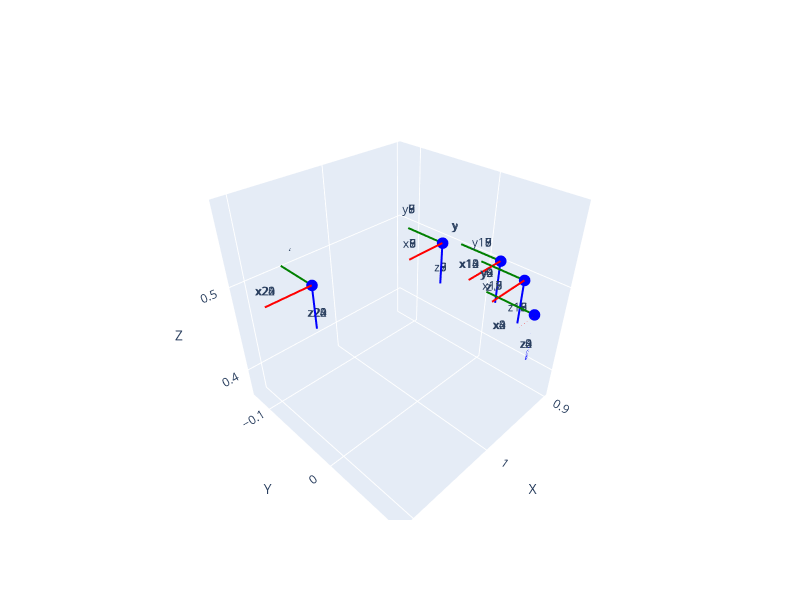

This figure's notebook cell:
### Code cell
def plot_poses(poses, scale=0.05, axis_labels=True, ax=None, figsize=(8, 6)):
    """
    Visualize 4x4 pose matrices as coordinate frames using Plotly.
    - poses: single 4x4 array or iterable/array of shape (N,4,4)
    - scale: length of drawn axes
    - axis_labels: annotate axes ('x','y','z') for each pose
    - ax: ignored (kept for compatibility)
    Returns the plotly Figure.
    """
    poses = np.asarray(poses)
    if poses.ndim == 2 and poses.shape == (4, 4):
        poses = poses[None, ...]
    assert poses.ndim == 3 and poses.shape[1:] == (4, 4), "poses must be (N,4,4) or (4,4)"

    fig = go.Figure()
    all_points = []

    for i, pose in enumerate(poses):
        t = pose[:3, 3]
        R = pose[:3, :3]
        for vec, color, lbl in zip(R.T, ("red", "green", "blue"), ("x", "y", "z")):
            end = t + vec * scale
            line = np.vstack([t, end])
            fig.add_trace(go.Scatter3d(
                x=line[:, 0], y=line[:, 1], z=line[:, 2],
                mode="lines", line=dict(color=color, width=4), showlegend=False
            ))
            fig.add_trace(go.Scatter3d(
                x=[t[0]], y=[t[1]], z=[t[2]],
                mode="markers", marker=dict(color=color, size=4), showlegend=False
            ))
            if axis_labels:
                fig.add_trace(go.Scatter3d(
                    x=[end[0]], y=[end[1]], z=[end[2]],
                    mode="text", text=[f"{lbl}{i}"], textposition="top center",
                    showlegend=False
                ))
        all_points.extend([t, t + R[:, 0] * scale, t + R[:, 1] * scale, t + R[:, 2] * scale])

    all_points = np.vstack(all_points)
    mins = all_points.min(axis=0)
    maxs = all_points.max(axis=0)
    centers = 0.5 * (mins + maxs)
    radius = (maxs - mins).max() / 2.0

    fig.update_layout(
        scene=dict(
            xaxis=dict(title="X", range=[centers[0] - radius, centers[0] + radius]),
            yaxis=dict(title="Y", range=[centers[1] - radius, centers[1] + radius]),
            zaxis=dict(title="Z", range=[centers[2] - radius, centers[2] + radius]),
        ),
        width=figsize[0] * 100,
        height=figsize[1] * 100,
    )
    # fig.show()
    return fig

plot_poses(np.stack(data["pose"].values))

### Figure 1 — Plotly figure (JSON) as saved in the notebook; plotly's stock layout.template omitted (floating-point values rounded to 4 significant figures)
{"data": [{"line": {"color": "red", "width": 4}, "mode": "lines", "showlegend": false, "type": "scatter3d", "x": [0.9557, 1.006], "y": [0.08965, 0.08965], "z": [0.5, 0.5]}, {"marker": {"color": "red", "size": 4}, "mode": "markers", "showlegend": false, "type": "scatter3d", "x": [0.9557], "y": [0.08965], "z": [0.5]}, {"mode": "text", "showlegend": false, "text": ["x0"], "textposition": "top center", "type": "scatter3d", "x": [1.006], "y": [0.08965], "z": [0.5]}, {"line": {"color": "green", "width": 4}, "mode": "lines", "showlegend": false, "type": "scatter3d", "x": [0.9557, 0.9557], "y": [0.08965, 0.03965], "z": [0.5, 0.5]}, {"marker": {"color": "green", "size": 4}, "mode": "markers", "showlegend": false, "type": "scatter3d", "x": [0.9557], "y": [0.08965], "z": [0.5]}, {"mode": "text", "showlegend": false, "text": ["y0"], "textposition": "top center", "type": "scatter3d", "x": [0.9557], "y": [0.03965], "z": [0.5]}, {"line": {"color": "blue", "width": 4}, "mode": "lines", "showlegend": false, "type": "scatter3d", "x": [0.9557, 0.9557], "y": [0.08965, 0.08965], "z": [0.5, 0.45]}, {"marker": {"color": "blue", "size": 4}, "mode": "markers", "showlegend": false, "type": "scatter3d", "x": [0.9557], "y": [0.08965], "z": [0.5]}, {"mode": "text", "showlegend": false, "text": ["z0"], "textposition": "top center", "type": "scatter3d", "x": [0.9557], "y": [0.08965], "z": [0.45]}, {"line": {"color": "red", "width": 4}, "mode": "lines", "showlegend": false, "type": "scatter3d", "x": [0.9557, 1.006], "y": [0.08965, 0.08965], "z": [0.5, 0.5]}, {"marker": {"color": "red", "size": 4}, "mode": "markers", "showlegend": false, "type": "scatter3d", "x": [0.9557], "y": [0.08965], "z": [0.5]}, {"mode": "text", "showlegend": false, "text": ["x1"], "textposition": "top center", "type": "scatter3d", "x": [1.006], "y": [0.08965], "z": [0.5]}, {"line": {"color": "green", "width": 4}, "mode": "lines", "showlegend": false, "type": "scatter3d", "x": [0.9557, 0.9557], "y": [0.08965, 0.03965], "z": [0.5, 0.5]}, {"marker": {"color": "green", "size": 4}, "mode": "markers", "showlegend": false, "type": "scatter3d", "x": [0.9557], "y": [0.08965], "z": [0.5]}, {"mode": "text", "showlegend": false, "text": ["y1"], "textposition": "top center", "type": "scatter3d", "x": [0.9557], "y": [0.03965], "z": [0.5]}, {"line": {"color": "blue", "width": 4}, "mode": "lines", "showlegend": false, "type": "scatter3d", "x": [0.9557, 0.9557], "y": [0.08965, 0.08965], "z": [0.5, 0.45]}, {"marker": {"color": "blue", "size": 4}, "mode": "markers", "showlegend": false, "type": "scatter3d", "x": [0.9557], "y": [0.08965], "z": [0.5]}, {"mode": "text", "showlegend": false, "text": ["z1"], "textposition": "top center", "type": "scatter3d", "x": [0.9557], "y": [0.08965], "z": [0.45]}, {"line": {"color": "red", "width": 4}, "mode": "lines", "showlegend": false, "type": "scatter3d", "x": [0.9557, 1.006], "y": [0.08965, 0.08965], "z": [0.5, 0.5]}, {"marker": {"color": "red", "size": 4}, "mode": "markers", "showlegend": false, "type": "scatter3d", "x": [0.9557], "y": [0.08965], "z": [0.5]}, {"mode": "text", "showlegend": false, "text": ["x2"], "textposition": "top center", "type": "scatter3d", "x": [1.006], "y": [0.08965], "z": [0.5]}, {"line": {"color": "green", "width": 4}, "mode": "lines", "showlegend": false, "type": "scatter3d", "x": [0.9557, 0.9557], "y": [0.08965, 0.03965], "z": [0.5, 0.5]}, {"marker": {"color": "green", "size": 4}, "mode": "markers", "showlegend": false, "type": "scatter3d", "x": [0.9557], "y": [0.08965], "z": [0.5]}, {"mode": "text", "showlegend": false, "text": ["y2"], "textposition": "top center", "type": "scatter3d", "x": [0.9557], "y": [0.03965], "z": [0.5]}, {"line": {"color": "blue", "width": 4}, "mode": "lines", "showlegend": false, "type": "scatter3d", "x": [0.9557, 0.9557], "y": [0.08965, 0.08965], "z": [0.5, 0.45]}, {"marker": {"color": "blue", "size": 4}, "mode": "markers", "showlegend": false, "type": "scatter3d", "x": [0.9557], "y": [0.08965], "z": [0.5]}, {"mode": "text", "showlegend": false, "text": ["z2"], "textposition": "top center", "type": "scatter3d", "x": [0.9557], "y": [0.08965], "z": [0.45]}, {"line": {"color": "red", "width": 4}, "mode": "lines", "showlegend": false, "type": "scatter3d", "x": [0.9557, 1.006], "y": [0.08965, 0.08965], "z": [0.5, 0.5]}, {"marker": {"color": "red", "size": 4}, "mode": "markers", "showlegend": false, "type": "scatter3d", "x": [0.9557], "y": [0.08965], "z": [0.5]}, {"mode": "text", "showlegend": false, "text": ["x3"], "textposition": "top center", "type": "scatter3d", "x": [1.006], "y": [0.08965], "z": [0.5]}, {"line": {"color": "green", "width": 4}, "mode": "lines", "showlegend": false, "type": "scatter3d", "x": [0.9557, 0.9557], "y": [0.08965, 0.03965], "z": [0.5, 0.5]}, {"marker": {"color": "green", "size": 4}, "mode": "markers", "showlegend": false, "type": "scatter3d", "x": [0.9557], "y": [0.08965], "z": [0.5]}, {"mode": "text", "showlegend": false, "text": ["y3"], "textposition": "top center", "type": "scatter3d", "x": [0.9557], "y": [0.03965], "z": [0.5]}, {"line": {"color": "blue", "width": 4}, "mode": "lines", "showlegend": false, "type": "scatter3d", "x": [0.9557, 0.9557], "y": [0.08965, 0.08965], "z": [0.5, 0.45]}, {"marker": {"color": "blue", "size": 4}, "mode": "markers", "showlegend": false, "type": "scatter3d", "x": [0.9557], "y": [0.08965], "z": [0.5]}, {"mode": "text", "showlegend": false, "text": ["z3"], "textposition": "top center", "type": "scatter3d", "x": [0.9557], "y": [0.08965], "z": [0.45]}, {"line": {"color": "red", "width": 4}, "mode": "lines", "showlegend": false, "type": "scatter3d", "x": [0.9557, 1.006], "y": [0.08965, 0.08965], "z": [0.5, 0.5]}, {"marker": {"color": "red", "size": 4}, "mode": "markers", "showlegend": false, "type": "scatter3d", "x": [0.9557], "y": [0.08965], "z": [0.5]}, {"mode": "text", "showlegend": false, "text": ["x4"], "textposition": "top center", "type": "scatter3d", "x": [1.006], "y": [0.08965], "z": [0.5]}, {"line": {"color": "green", "width": 4}, "mode": "lines", "showlegend": false, "type": "scatter3d", "x": [0.9557, 0.9557], "y": [0.08965, 0.03965], "z": [0.5, 0.5]}, {"marker": {"color": "green", "size": 4}, "mode": "markers", "showlegend": false, "type": "scatter3d", "x": [0.9557], "y": [0.08965], "z": [0.5]}, {"mode": "text", "showlegend": false, "text": ["y4"], "textposition": "top center", "type": "scatter3d", "x": [0.9557], "y": [0.03965], "z": [0.5]}, {"line": {"color": "blue", "width": 4}, "mode": "lines", "showlegend": false, "type": "scatter3d", "x": [0.9557, 0.9557], "y": [0.08965, 0.08965], "z": [0.5, 0.45]}, {"marker": {"color": "blue", "size": 4}, "mode": "markers", "showlegend": false, "type": "scatter3d", "x": [0.9557], "y": [0.08965], "z": [0.5]}, {"mode": "text", "showlegend": false, "text": ["z4"], "textposition": "top center", "type": "scatter3d", "x": [0.9557], "y": [0.08965], "z": [0.45]}, {"line": {"color": "red", "width": 4}, "mode": "lines", "showlegend": false, "type": "scatter3d", "x": [0.9132, 0.9632], "y": [-0.04968, -0.04968], "z": [0.5, 0.5]}, {"marker": {"color": "red", "size": 4}, "mode": "markers", "showlegend": false, "type": "scatter3d", "x": [0.9132], "y": [-0.04968], "z": [0.5]}, {"mode": "text", "showlegend": false, "text": ["x5"], "textposition": "top center", "type": "scatter3d", "x": [0.9632], "y": [-0.04968], "z": [0.5]}, {"line": {"color": "green", "width": 4}, "mode": "lines", "showlegend": false, "type": "scatter3d", "x": [0.9132, 0.9132], "y": [-0.04968, -0.09968], "z": [0.5, 0.5]}, {"marker": {"color": "green", "size": 4}, "mode": "markers", "showlegend": false, "type": "scatter3d", "x": [0.9132], "y": [-0.04968], "z": [0.5]}, {"mode": "text", "showlegend": false, "text": ["y5"], "textposition": "top center", "type": "scatter3d", "x": [0.9132], "y": [-0.09968], "z": [0.5]}, {"line": {"color": "blue", "width": 4}, "mode": "lines", "showlegend": false, "type": "scatter3d", "x": [0.9132, 0.9132], "y": [-0.04968, -0.04968], "z": [0.5, 0.45]}, {"marker": {"color": "blue", "size": 4}, "mode": "markers", "showlegend": false, "type": "scatter3d", "x": [0.9132], "y": [-0.04968], "z": [0.5]}, {"mode": "text", "showlegend": false, "text": ["z5"], "textposition": "top center", "type": "scatter3d", "x": [0.9132], "y": [-0.04968], "z": [0.45]}, {"line": {"color": "red", "width": 4}, "mode": "lines", "showlegend": false, "type": "scatter3d", "x": [0.9132, 0.9632], "y": [-0.04968, -0.04968], "z": [0.5, 0.5]}, {"marker": {"color": "red", "size": 4}, "mode": "markers", "showlegend": false, "type": "scatter3d", "x": [0.9132], "y": [-0.04968], "z": [0.5]}, {"mode": "text", "showlegend": false, "text": ["x6"], "textposition": "top center", "type": "scatter3d", "x": [0.9632], "y": [-0.04968], "z": [0.5]}, {"line": {"color": "green", "width": 4}, "mode": "lines", "showlegend": false, "type": "scatter3d", "x": [0.9132, 0.9132], "y": [-0.04968, -0.09968], "z": [0.5, 0.5]}, {"marker": {"color": "green", "size": 4}, "mode": "markers", "showlegend": false, "type": "scatter3d", "x": [0.9132], "y": [-0.04968], "z": [0.5]}, {"mode": "text", "showlegend": false, "text": ["y6"], "textposition": "top center", "type": "scatter3d", "x": [0.9132], "y": [-0.09968], "z": [0.5]}, {"line": {"color": "blue", "width": 4}, "mode": "lines", "showlegend": false, "type": "scatter3d", "x": [0.9132, 0.9132], "y": [-0.04968, -0.04968], "z": [0.5, 0.45]}, {"marker": {"color": "blue", "size": 4}, "mode": "markers", "showlegend": false, "type": "scatter3d", "x": [0.9132], "y": [-0.04968], "z": [0.5]}, {"mode": "text", "showlegend": false, "text": ["z6"], "textposition": "top center", "type": "scatter3d", "x": [0.9132], "y": [-0.04968], "z": [0.45]}, {"line": {"color": "red", "width": 4}, "mode": "lines", "showlegend": false, "type": "scatter3d", "x": [0.9132, 0.9632], "y": [-0.04968, -0.04968], "z": [0.5, 0.5]}, {"marker": {"color": "red", "size": 4}, "mode": "markers", "showlegend": false, "type": "scatter3d", "x": [0.9132], "y": [-0.04968], "z": [0.5]}, {"mode": "text", "showlegend": false, "text": ["x7"], "textposition": "top center", "type": "scatter3d", "x": [0.9632], "y": [-0.04968], "z": [0.5]}, {"line": {"color": "green", "width": 4}, "mode": "lines", "showlegend": false, "type": "scatter3d", "x": [0.9132, 0.9132], "y": [-0.04968, -0.09968], "z": [0.5, 0.5]}, {"marker": {"color": "green", "size": 4}, "mode": "markers", "showlegend": false, "type": "scatter3d", "x": [0.9132], "y": [-0.04968], "z": [0.5]}, {"mode": "text", "showlegend": false, "text": ["y7"], "textposition": "top center", "type": "scatter3d", "x": [0.9132], "y": [-0.09968], "z": [0.5]}, {"line": {"color": "blue", "width": 4}, "mode": "lines", "showlegend": false, "type": "scatter3d", "x": [0.9132, 0.9132], "y": [-0.04968, -0.04968], "z": [0.5, 0.45]}, {"marker": {"color": "blue", "size": 4}, "mode": "markers", "showlegend": false, "type": "scatter3d", "x": [0.9132], "y": [-0.04968], "z": [0.5]}, {"mode": "text", "showlegend": false, "text": ["z7"], "textposition": "top center", "type": "scatter3d", "x": [0.9132], "y": [-0.04968], "z": [0.45]}, {"line": {"color": "red", "width": 4}, "mode": "lines", "showlegend": false, "type": "scatter3d", "x": [0.9132, 0.9632], "y": [-0.04968, -0.04968], "z": [0.5, 0.5]}, {"marker": {"color": "red", "size": 4}, "mode": "markers", "showlegend": false, "type": "scatter3d", "x": [0.9132], "y": [-0.04968], "z": [0.5]}, {"mode": "text", "showlegend": false, "text": ["x8"], "textposition": "top center", "type": "scatter3d", "x": [0.9632], "y": [-0.04968], "z": [0.5]}, {"line": {"color": "green", "width": 4}, "mode": "lines", "showlegend": false, "type": "scatter3d", "x": [0.9132, 0.9132], "y": [-0.04968, -0.09968], "z": [0.5, 0.5]}, {"marker": {"color": "green", "size": 4}, "mode": "markers", "showlegend": false, "type": "scatter3d", "x": [0.9132], "y": [-0.04968], "z": [0.5]}, {"mode": "text", "showlegend": false, "text": ["y8"], "textposition": "top center", "type": "scatter3d", "x": [0.9132], "y": [-0.09968], "z": [0.5]}, {"line": {"color": "blue", "width": 4}, "mode": "lines", "showlegend": false, "type": "scatter3d", "x": [0.9132, 0.9132], "y": [-0.04968, -0.04968], "z": [0.5, 0.45]}, {"marker": {"color": "blue", "size": 4}, "mode": "markers", "showlegend": false, "type": "scatter3d", "x": [0.9132], "y": [-0.04968], "z": [0.5]}, {"mode": "text", "showlegend": false, "text": ["z8"], "textposition": "top center", "type": "scatter3d", "x": [0.9132], "y": [-0.04968], "z": [0.45]}, {"line": {"color": "red", "width": 4}, "mode": "lines", "showlegend": false, "type": "scatter3d", "x": [0.9132, 0.9632], "y": [-0.04968, -0.04968], "z": [0.5, 0.5]}, {"marker": {"color": "red", "size": 4}, "mode": "markers", "showlegend": false, "type": "scatter3d", "x": [0.9132], "y": [-0.04968], "z": [0.5]}, {"mode": "text", "showlegend": false, "text": ["x9"], "textposition": "top center", "type": "scatter3d", "x": [0.9632], "y": [-0.04968], "z": [0.5]}, {"line": {"color": "green", "width": 4}, "mode": "lines", "showlegend": false, "type": "scatter3d", "x": [0.9132, 0.9132], "y": [-0.04968, -0.09968], "z": [0.5, 0.5]}, {"marker": {"color": "green", "size": 4}, "mode": "markers", "showlegend": false, "type": "scatter3d", "x": [0.9132], "y": [-0.04968], "z": [0.5]}, {"mode": "text", "showlegend": false, "text": ["y9"], "textposition": "top center", "type": "scatter3d", "x": [0.9132], "y": [-0.09968], "z": [0.5]}, {"line": {"color": "blue", "width": 4}, "mode": "lines", "showlegend": false, "type": "scatter3d", "x": [0.9132, 0.9132], "y": [-0.04968, -0.04968], "z": [0.5, 0.45]}, {"marker": {"color": "blue", "size": 4}, "mode": "markers", "showlegend": false, "type": "scatter3d", "x": [0.9132], "y": [-0.04968], "z": [0.5]}, {"mode": "text", "showlegend": false, "text": ["z9"], "textposition": "top center", "type": "scatter3d", "x": [0.9132], "y": [-0.04968], "z": [0.45]}, {"line": {"color": "red", "width": 4}, "mode": "lines", "showlegend": false, "type": "scatter3d", "x": [0.9013, 0.9513], "y": [0.01585, 0.01585], "z": [0.5, 0.5]}, {"marker": {"color": "red", "size": 4}, "mode": "markers", "showlegend": false, "type": "scatter3d", "x": [0.9013], "y": [0.01585], "z": [0.5]}, {"mode": "text", "showlegend": false, "text": ["x10"], "textposition": "top center", "type": "scatter3d", "x": [0.9513], "y": [0.01585], "z": [0.5]}, {"line": {"color": "green", "width": 4}, "mode": "lines", "showlegend": false, "type": "scatter3d", "x": [0.9013, 0.9013], "y": [0.01585, -0.03415], "z": [0.5, 0.5]}, {"marker": {"color": "green", "size": 4}, "mode": "markers", "showlegend": false, "type": "scatter3d", "x": [0.9013], "y": [0.01585], "z": [0.5]}, {"mode": "text", "showlegend": false, "text": ["y10"], "textposition": "top center", "type": "scatter3d", "x": [0.9013], "y": [-0.03415], "z": [0.5]}, {"line": {"color": "blue", "width": 4}, "mode": "lines", "showlegend": false, "type": "scatter3d", "x": [0.9013, 0.9013], "y": [0.01585, 0.01585], "z": [0.5, 0.45]}, {"marker": {"color": "blue", "size": 4}, "mode": "markers", "showlegend": false, "type": "scatter3d", "x": [0.9013], "y": [0.01585], "z": [0.5]}, {"mode": "text", "showlegend": false, "text": ["z10"], "textposition": "top center", "type": "scatter3d", "x": [0.9013], "y": [0.01585], "z": [0.45]}, {"line": {"color": "red", "width": 4}, "mode": "lines", "showlegend": false, "type": "scatter3d", "x": [0.9013, 0.9513], "y": [0.01585, 0.01585], "z": [0.5, 0.5]}, {"marker": {"color": "red", "size": 4}, "mode": "markers", "showlegend": false, "type": "scatter3d", "x": [0.9013], "y": [0.01585], "z": [0.5]}, {"mode": "text", "showlegend": false, "text": ["x11"], "textposition": "top center", "type": "scatter3d", "x": [0.9513], "y": [0.01585], "z": [0.5]}, {"line": {"color": "green", "width": 4}, "mode": "lines", "showlegend": false, "type": "scatter3d", "x": [0.9013, 0.9013], "y": [0.01585, -0.03415], "z": [0.5, 0.5]}, {"marker": {"color": "green", "size": 4}, "mode": "markers", "showlegend": false, "type": "scatter3d", "x": [0.9013], "y": [0.01585], "z": [0.5]}, {"mode": "text", "showlegend": false, "text": ["y11"], "textposition": "top center", "type": "scatter3d", "x": [0.9013], "y": [-0.03415], "z": [0.5]}, {"line": {"color": "blue", "width": 4}, "mode": "lines", "showlegend": false, "type": "scatter3d", "x": [0.9013, 0.9013], "y": [0.01585, 0.01585], "z": [0.5, 0.45]}, {"marker": {"color": "blue", "size": 4}, "mode": "markers", "showlegend": false, "type": "scatter3d", "x": [0.9013], "y": [0.01585], "z": [0.5]}, {"mode": "text", "showlegend": false, "text": ["z11"], "textposition": "top center", "type": "scatter3d", "x": [0.9013], "y": [0.01585], "z": [0.45]}, {"line": {"color": "red", "width": 4}, "mode": "lines", "showlegend": false, "type": "scatter3d", "x": [0.9013, 0.9513], "y": [0.01585, 0.01585], "z": [0.5, 0.5]}, {"marker": {"color": "red", "size": 4}, "mode": "markers", "showlegend": false, "type": "scatter3d", "x": [0.9013], "y": [0.01585], "z": [0.5]}, {"mode": "text", "showlegend": false, "text": ["x12"], "textposition": "top center", "type": "scatter3d", "x": [0.9513], "y": [0.01585], "z": [0.5]}, {"line": {"color": "green", "width": 4}, "mode": "lines", "showlegend": false, "type": "scatter3d", "x": [0.9013, 0.9013], "y": [0.01585, -0.03415], "z": [0.5, 0.5]}, {"marker": {"color": "green", "size": 4}, "mode": "markers", "showlegend": false, "type": "scatter3d", "x": [0.9013], "y": [0.01585], "z": [0.5]}, {"mode": "text", "showlegend": false, "text": ["y12"], "textposition": "top center", "type": "scatter3d", "x": [0.9013], "y": [-0.03415], "z": [0.5]}, {"line": {"color": "blue", "width": 4}, "mode": "lines", "showlegend": false, "type": "scatter3d", "x": [0.9013, 0.9013], "y": [0.01585, 0.01585], "z": [0.5, 0.45]}, {"marker": {"color": "blue", "size": 4}, "mode": "markers", "showlegend": false, "type": "scatter3d", "x": [0.9013], "y": [0.01585], "z": [0.5]}, {"mode": "text", "showlegend": false, "text": ["z12"], "textposition": "top center", "type": "scatter3d", "x": [0.9013], "y": [0.01585], "z": [0.45]}, {"line": {"color": "red", "width": 4}, "mode": "lines", "showlegend": false, "type": "scatter3d", "x": [0.9013, 0.9513], "y": [0.01585, 0.01585], "z": [0.5, 0.5]}, {"marker": {"color": "red", "size": 4}, "mode": "markers", "showlegend": false, "type": "scatter3d", "x": [0.9013], "y": [0.01585], "z": [0.5]}, {"mode": "text", "showlegend": false, "text": ["x13"], "textposition": "top center", "type": "scatter3d", "x": [0.9513], "y": [0.01585], "z": [0.5]}, {"line": {"color": "green", "width": 4}, "mode": "lines", "showlegend": false, "type": "scatter3d", "x": [0.9013, 0.9013], "y": [0.01585, -0.03415], "z": [0.5, 0.5]}, {"marker": {"color": "green", "size": 4}, "mode": "markers", "showlegend": false, "type": "scatter3d", "x": [0.9013], "y": [0.01585], "z": [0.5]}, {"mode": "text", "showlegend": false, "text": ["y13"], "textposition": "top center", "type": "scatter3d", "x": [0.9013], "y": [-0.03415], "z": [0.5]}, {"line": {"color": "blue", "width": 4}, "mode": "lines", "showlegend": false, "type": "scatter3d", "x": [0.9013, 0.9013], "y": [0.01585, 0.01585], "z": [0.5, 0.45]}, {"marker": {"color": "blue", "size": 4}, "mode": "markers", "showlegend": false, "type": "scatter3d", "x": [0.9013], "y": [0.01585], "z": [0.5]}, {"mode": "text", "showlegend": false, "text": ["z13"], "textposition": "top center", "type": "scatter3d", "x": [0.9013], "y": [0.01585], "z": [0.45]}, {"line": {"color": "red", "width": 4}, "mode": "lines", "showlegend": false, "type": "scatter3d", "x": [0.9013, 0.9513], "y": [0.01585, 0.01585], "z": [0.5, 0.5]}, {"marker": {"color": "red", "size": 4}, "mode": "markers", "showlegend": false, "type": "scatter3d", "x": [0.9013], "y": [0.01585], "z": [0.5]}, {"mode": "text", "showlegend": false, "text": ["x14"], "textposition": "top center", "type": "scatter3d", "x": [0.9513], "y": [0.01585], "z": [0.5]}, {"line": {"color": "green", "width": 4}, "mode": "lines", "showlegend": false, "type": "scatter3d", "x": [0.9013, 0.9013], "y": [0.01585, -0.03415], "z": [0.5, 0.5]}, {"marker": {"color": "green", "size": 4}, "mode": "markers", "showlegend": false, "type": "scatter3d", "x": [0.9013], "y": [0.01585], "z": [0.5]}, {"mode": "text", "showlegend": false, "text": ["y14"], "textposition": "top center", "type": "scatter3d", "x": [0.9013], "y": [-0.03415], "z": [0.5]}, {"line": {"color": "blue", "width": 4}, "mode": "lines", "showlegend": false, "type": "scatter3d", "x": [0.9013, 0.9013], "y": [0.01585, 0.01585], "z": [0.5, 0.45]}, {"marker": {"color": "blue", "size": 4}, "mode": "markers", "showlegend": false, "type": "scatter3d", "x": [0.9013], "y": [0.01585], "z": [0.5]}, {"mode": "text", "showlegend": false, "text": ["z14"], "textposition": "top center", "type": "scatter3d", "x": [0.9013], "y": [0.01585], "z": [0.45]}, {"line": {"color": "red", "width": 4}, "mode": "lines", "showlegend": false, "type": "scatter3d", "x": [0.9151, 0.9651], "y": [0.05285, 0.05285], "z": [0.5, 0.5]}, {"marker": {"color": "red", "size": 4}, "mode": "markers", "showlegend": false, "type": "scatter3d", "x": [0.9151], "y": [0.05285], "z": [0.5]}, {"mode": "text", "showlegend": false, "text": ["x15"], "textposition": "top center", "type": "scatter3d", "x": [0.9651], "y": [0.05285], "z": [0.5]}, {"line": {"color": "green", "width": 4}, "mode": "lines", "showlegend": false, "type": "scatter3d", "x": [0.9151, 0.9151], "y": [0.05285, 0.002852], "z": [0.5, 0.5]}, {"marker": {"color": "green", "size": 4}, "mode": "markers", "showlegend": false, "type": "scatter3d", "x": [0.9151], "y": [0.05285], "z": [0.5]}, {"mode": "text", "showlegend": false, "text": ["y15"], "textposition": "top center", "type": "scatter3d", "x": [0.9151], "y": [0.002852], "z": [0.5]}, {"line": {"color": "blue", "width": 4}, "mode": "lines", "showlegend": false, "type": "scatter3d", "x": [0.9151, 0.9151], "y": [0.05285, 0.05285], "z": [0.5, 0.45]}, {"marker": {"color": "blue", "size": 4}, "mode": "markers", "showlegend": false, "type": "scatter3d", "x": [0.9151], "y": [0.05285], "z": [0.5]}, {"mode": "text", "showlegend": false, "text": ["z15"], "textposition": "top center", "type": "scatter3d", "x": [0.9151], "y": [0.05285], "z": [0.45]}, {"line": {"color": "red", "width": 4}, "mode": "lines", "showlegend": false, "type": "scatter3d", "x": [0.9151, 0.9651], "y": [0.05285, 0.05285], "z": [0.5, 0.5]}, {"marker": {"color": "red", "size": 4}, "mode": "markers", "showlegend": false, "type": "scatter3d", "x": [0.9151], "y": [0.05285], "z": [0.5]}, {"mode": "text", "showlegend": false, "text": ["x16"], "textposition": "top center", "type": "scatter3d", "x": [0.9651], "y": [0.05285], "z": [0.5]}, {"line": {"color": "green", "width": 4}, "mode": "lines", "showlegend": false, "type": "scatter3d", "x": [0.9151, 0.9151], "y": [0.05285, 0.002852], "z": [0.5, 0.5]}, {"marker": {"color": "green", "size": 4}, "mode": "markers", "showlegend": false, "type": "scatter3d", "x": [0.9151], "y": [0.05285], "z": [0.5]}, {"mode": "text", "showlegend": false, "text": ["y16"], "textposition": "top center", "type": "scatter3d", "x": [0.9151], "y": [0.002852], "z": [0.5]}, {"line": {"color": "blue", "width": 4}, "mode": "lines", "showlegend": false, "type": "scatter3d", "x": [0.9151, 0.9151], "y": [0.05285, 0.05285], "z": [0.5, 0.45]}, {"marker": {"color": "blue", "size": 4}, "mode": "markers", "showlegend": false, "type": "scatter3d", "x": [0.9151], "y": [0.05285], "z": [0.5]}, {"mode": "text", "showlegend": false, "text": ["z16"], "textposition": "top center", "type": "scatter3d", "x": [0.9151], "y": [0.05285], "z": [0.45]}, {"line": {"color": "red", "width": 4}, "mode": "lines", "showlegend": false, "type": "scatter3d", "x": [0.9151, 0.9651], "y": [0.05285, 0.05285], "z": [0.5, 0.5]}, {"marker": {"color": "red", "size": 4}, "mode": "markers", "showlegend": false, "type": "scatter3d", "x": [0.9151], "y": [0.05285], "z": [0.5]}, {"mode": "text", "showlegend": false, "text": ["x17"], "textposition": "top center", "type": "scatter3d", "x": [0.9651], "y": [0.05285], "z": [0.5]}, {"line": {"color": "green", "width": 4}, "mode": "lines", "showlegend": false, "type": "scatter3d", "x": [0.9151, 0.9151], "y": [0.05285, 0.002852], "z": [0.5, 0.5]}, {"marker": {"color": "green", "size": 4}, "mode": "markers", "showlegend": false, "type": "scatter3d", "x": [0.9151], "y": [0.05285], "z": [0.5]}, {"mode": "text", "showlegend": false, "text": ["y17"], "textposition": "top center", "type": "scatter3d", "x": [0.9151], "y": [0.002852], "z": [0.5]}, {"line": {"color": "blue", "width": 4}, "mode": "lines", "showlegend": false, "type": "scatter3d", "x": [0.9151, 0.9151], "y": [0.05285, 0.05285], "z": [0.5, 0.45]}, {"marker": {"color": "blue", "size": 4}, "mode": "markers", "showlegend": false, "type": "scatter3d", "x": [0.9151], "y": [0.05285], "z": [0.5]}, {"mode": "text", "showlegend": false, "text": ["z17"], "textposition": "top center", "type": "scatter3d", "x": [0.9151], "y": [0.05285], "z": [0.45]}, {"line": {"color": "red", "width": 4}, "mode": "lines", "showlegend": false, "type": "scatter3d", "x": [0.9151, 0.9651], "y": [0.05285, 0.05285], "z": [0.5, 0.5]}, {"marker": {"color": "red", "size": 4}, "mode": "markers", "showlegend": false, "type": "scatter3d", "x": [0.9151], "y": [0.05285], "z": [0.5]}, {"mode": "text", "showlegend": false, "text": ["x18"], "textposition": "top center", "type": "scatter3d", "x": [0.9651], "y": [0.05285], "z": [0.5]}, {"line": {"color": "green", "width": 4}, "mode": "lines", "showlegend": false, "type": "scatter3d", "x": [0.9151, 0.9151], "y": [0.05285, 0.002852], "z": [0.5, 0.5]}, {"marker": {"color": "green", "size": 4}, "mode": "markers", "showlegend": false, "type": "scatter3d", "x": [0.9151], "y": [0.05285], "z": [0.5]}, {"mode": "text", "showlegend": false, "text": ["y18"], "textposition": "top center", "type": "scatter3d", "x": [0.9151], "y": [0.002852], "z": [0.5]}, {"line": {"color": "blue", "width": 4}, "mode": "lines", "showlegend": false, "type": "scatter3d", "x": [0.9151, 0.9151], "y": [0.05285, 0.05285], "z": [0.5, 0.45]}, {"marker": {"color": "blue", "size": 4}, "mode": "markers", "showlegend": false, "type": "scatter3d", "x": [0.9151], "y": [0.05285], "z": [0.5]}, {"mode": "text", "showlegend": false, "text": ["z18"], "textposition": "top center", "type": "scatter3d", "x": [0.9151], "y": [0.05285], "z": [0.45]}, {"line": {"color": "red", "width": 4}, "mode": "lines", "showlegend": false, "type": "scatter3d", "x": [0.9151, 0.9651], "y": [0.05285, 0.05285], "z": [0.5, 0.5]}, {"marker": {"color": "red", "size": 4}, "mode": "markers", "showlegend": false, "type": "scatter3d", "x": [0.9151], "y": [0.05285], "z": [0.5]}, {"mode": "text", "showlegend": false, "text": ["x19"], "textposition": "top center", "type": "scatter3d", "x": [0.9651], "y": [0.05285], "z": [0.5]}, {"line": {"color": "green", "width": 4}, "mode": "lines", "showlegend": false, "type": "scatter3d", "x": [0.9151, 0.9151], "y": [0.05285, 0.002852], "z": [0.5, 0.5]}, {"marker": {"color": "green", "size": 4}, "mode": "markers", "showlegend": false, "type": "scatter3d", "x": [0.9151], "y": [0.05285], "z": [0.5]}, {"mode": "text", "showlegend": false, "text": ["y19"], "textposition": "top center", "type": "scatter3d", "x": [0.9151], "y": [0.002852], "z": [0.5]}, {"line": {"color": "blue", "width": 4}, "mode": "lines", "showlegend": false, "type": "scatter3d", "x": [0.9151, 0.9151], "y": [0.05285, 0.05285], "z": [0.5, 0.45]}, {"marker": {"color": "blue", "size": 4}, "mode": "markers", "showlegend": false, "type": "scatter3d", "x": [0.9151], "y": [0.05285], "z": [0.5]}, {"mode": "text", "showlegend": false, "text": ["z19"], "textposition": "top center", "type": "scatter3d", "x": [0.9151], "y": [0.05285], "z": [0.45]}, {"line": {"color": "red", "width": 4}, "mode": "lines", "showlegend": false, "type": "scatter3d", "x": [1.06, 1.11], "y": [-0.07997, -0.07997], "z": [0.5, 0.5]}, {"marker": {"color": "red", "size": 4}, "mode": "markers", "showlegend": false, "type": "scatter3d", "x": [1.06], "y": [-0.07997], "z": [0.5]}, {"mode": "text", "showlegend": false, "text": ["x20"], "textposition": "top center", "type": "scatter3d", "x": [1.11], "y": [-0.07997], "z": [0.5]}, {"line": {"color": "green", "width": 4}, "mode": "lines", "showlegend": false, "type": "scatter3d", "x": [1.06, 1.06], "y": [-0.07997, -0.13], "z": [0.5, 0.5]}, {"marker": {"color": "green", "size": 4}, "mode": "markers", "showlegend": false, "type": "scatter3d", "x": [1.06], "y": [-0.07997], "z": [0.5]}, {"mode": "text", "showlegend": false, "text": ["y20"], "textposition": "top center", "type": "scatter3d", "x": [1.06], "y": [-0.13], "z": [0.5]}, {"line": {"color": "blue", "width": 4}, "mode": "lines", "showlegend": false, "type": "scatter3d", "x": [1.06, 1.06], "y": [-0.07997, -0.07997], "z": [0.5, 0.45]}, {"marker": {"color": "blue", "size": 4}, "mode": "markers", "showlegend": false, "type": "scatter3d", "x": [1.06], "y": [-0.07997], "z": [0.5]}, {"mode": "text", "showlegend": false, "text": ["z20"], "textposition": "top center", "type": "scatter3d", "x": [1.06], "y": [-0.07997], "z": [0.45]}, {"line": {"color": "red", "width": 4}, "mode": "lines", "showlegend": false, "type": "scatter3d", "x": [1.06, 1.11], "y": [-0.07997, -0.07997], "z": [0.5, 0.5]}, {"marker": {"color": "red", "size": 4}, "mode": "markers", "showlegend": false, "type": "scatter3d", "x": [1.06], "y": [-0.07997], "z": [0.5]}, {"mode": "text", "showlegend": false, "text": ["x21"], "textposition": "top center", "type": "scatter3d", "x": [1.11], "y": [-0.07997], "z": [0.5]}, {"line": {"color": "green", "width": 4}, "mode": "lines", "showlegend": false, "type": "scatter3d", "x": [1.06, 1.06], "y": [-0.07997, -0.13], "z": [0.5, 0.5]}, {"marker": {"color": "green", "size": 4}, "mode": "markers", "showlegend": false, "type": "scatter3d", "x": [1.06], "y": [-0.07997], "z": [0.5]}, {"mode": "text", "showlegend": false, "text": ["y21"], "textposition": "top center", "type": "scatter3d", "x": [1.06], "y": [-0.13], "z": [0.5]}, {"line": {"color": "blue", "width": 4}, "mode": "lines", "showlegend": false, "type": "scatter3d", "x": [1.06, 1.06], "y": [-0.07997, -0.07997], "z": [0.5, 0.45]}, {"marker": {"color": "blue", "size": 4}, "mode": "markers", "showlegend": false, "type": "scatter3d", "x": [1.06], "y": [-0.07997], "z": [0.5]}, {"mode": "text", "showlegend": false, "text": ["z21"], "textposition": "top center", "type": "scatter3d", "x": [1.06], "y": [-0.07997], "z": [0.45]}, {"line": {"color": "red", "width": 4}, "mode": "lines", "showlegend": false, "type": "scatter3d", "x": [1.06, 1.11], "y": [-0.07997, -0.07997], "z": [0.5, 0.5]}, {"marker": {"color": "red", "size": 4}, "mode": "markers", "showlegend": false, "type": "scatter3d", "x": [1.06], "y": [-0.07997], "z": [0.5]}, {"mode": "text", "showlegend": false, "text": ["x22"], "textposition": "top center", "type": "scatter3d", "x": [1.11], "y": [-0.07997], "z": [0.5]}, {"line": {"color": "green", "width": 4}, "mode": "lines", "showlegend": false, "type": "scatter3d", "x": [1.06, 1.06], "y": [-0.07997, -0.13], "z": [0.5, 0.5]}, {"marker": {"color": "green", "size": 4}, "mode": "markers", "showlegend": false, "type": "scatter3d", "x": [1.06], "y": [-0.07997], "z": [0.5]}, {"mode": "text", "showlegend": false, "text": ["y22"], "textposition": "top center", "type": "scatter3d", "x": [1.06], "y": [-0.13], "z": [0.5]}, {"line": {"color": "blue", "width": 4}, "mode": "lines", "showlegend": false, "type": "scatter3d", "x": [1.06, 1.06], "y": [-0.07997, -0.07997], "z": [0.5, 0.45]}, {"marker": {"color": "blue", "size": 4}, "mode": "markers", "showlegend": false, "type": "scatter3d", "x": [1.06], "y": [-0.07997], "z": [0.5]}, {"mode": "text", "showlegend": false, "text": ["z22"], "textposition": "top center", "type": "scatter3d", "x": [1.06], "y": [-0.07997], "z": [0.45]}, {"line": {"color": "red", "width": 4}, "mode": "lines", "showlegend": false, "type": "scatter3d", "x": [1.06, 1.11], "y": [-0.07997, -0.07997], "z": [0.5, 0.5]}, {"marker": {"color": "red", "size": 4}, "mode": "markers", "showlegend": false, "type": "scatter3d", "x": [1.06], "y": [-0.07997], "z": [0.5]}, {"mode": "text", "showlegend": false, "text": ["x23"], "textposition": "top center", "type": "scatter3d", "x": [1.11], "y": [-0.07997], "z": [0.5]}, {"line": {"color": "green", "width": 4}, "mode": "lines", "showlegend": false, "type": "scatter3d", "x": [1.06, 1.06], "y": [-0.07997, -0.13], "z": [0.5, 0.5]}, {"marker": {"color": "green", "size": 4}, "mode": "markers", "showlegend": false, "type": "scatter3d", "x": [1.06], "y": [-0.07997], "z": [0.5]}, {"mode": "text", "showlegend": false, "text": ["y23"], "textposition": "top center", "type": "scatter3d", "x": [1.06], "y": [-0.13], "z": [0.5]}, {"line": {"color": "blue", "width": 4}, "mode": "lines", "showlegend": false, "type": "scatter3d", "x": [1.06, 1.06], "y": [-0.07997, -0.07997], "z": [0.5, 0.45]}, {"marker": {"color": "blue", "size": 4}, "mode": "markers", "showlegend": false, "type": "scatter3d", "x": [1.06], "y": [-0.07997], "z": [0.5]}, {"mode": "text", "showlegend": false, "text": ["z23"], "textposition": "top center", "type": "scatter3d", "x": [1.06], "y": [-0.07997], "z": [0.45]}, {"line": {"color": "red", "width": 4}, "mode": "lines", "showlegend": false, "type": "scatter3d", "x": [1.06, 1.11], "y": [-0.07997, -0.07997], "z": [0.5, 0.5]}, {"marker": {"color": "red", "size": 4}, "mode": "markers", "showlegend": false, "type": "scatter3d", "x": [1.06], "y": [-0.07997], "z": [0.5]}, {"mode": "text", "showlegend": false, "text": ["x24"], "textposition": "top center", "type": "scatter3d", "x": [1.11], "y": [-0.07997], "z": [0.5]}, {"line": {"color": "green", "width": 4}, "mode": "lines", "showlegend": false, "type": "scatter3d", "x": [1.06, 1.06], "y": [-0.07997, -0.13], "z": [0.5, 0.5]}, {"marker": {"color": "green", "size": 4}, "mode": "markers", "showlegend": false, "type": "scatter3d", "x": [1.06], "y": [-0.07997], "z": [0.5]}, {"mode": "text", "showlegend": false, "text": ["y24"], "textposition": "top center", "type": "scatter3d", "x": [1.06], "y": [-0.13], "z": [0.5]}, {"line": {"color": "blue", "width": 4}, "mode": "lines", "showlegend": false, "type": "scatter3d", "x": [1.06, 1.06], "y": [-0.07997, -0.07997], "z": [0.5, 0.45]}, {"marker": {"color": "blue", "size": 4}, "mode": "markers", "showlegend": false, "type": "scatter3d", "x": [1.06], "y": [-0.07997], "z": [0.5]}, {"mode": "text", "showlegend": false, "text": ["z24"], "textposition": "top center", "type": "scatter3d", "x": [1.06], "y": [-0.07997], "z": [0.45]}], "layout": {"height": 600, "scene": {"xaxis": {"range": [0.8958, 1.115], "title": {"text": "X"}}, "yaxis": {"range": [-0.13, 0.08965], "title": {"text": "Y"}}, "zaxis": {"range": [0.3652, 0.5848], "title": {"text": "Z"}}}, "width": 800}}
